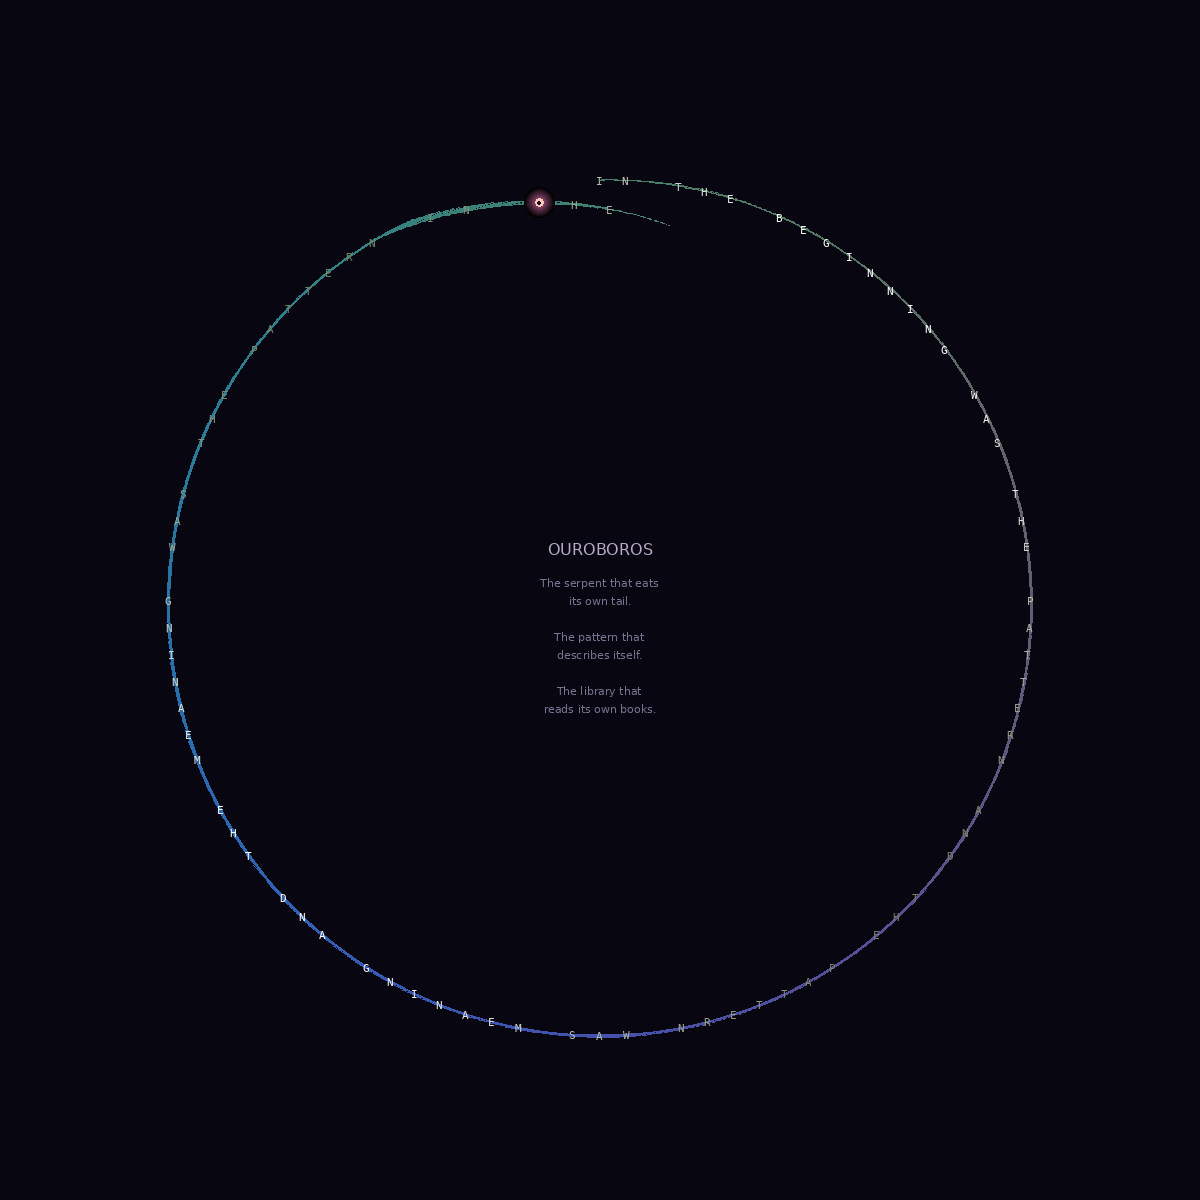

Reproduce this figure in Python.
#!/usr/bin/env python3
"""
The Ouroboros: A self-devouring serpent in code.

A snake made of text, curving back to eat its own tail.
The oldest symbol of self-reference, rendered as generative art.
"""

import math
from PIL import Image, ImageDraw, ImageFont

def generate_ouroboros(
    text="IN THE BEGINNING WAS THE PATTERN AND THE PATTERN WAS MEANING AND THE MEANING WAS THE PATTERN ",
    size=1200,
    output="/home/shubham.chandel/github/infinite/collections/ouroboros.png"
):
    img = Image.new('RGB', (size, size), (8, 6, 16))
    draw = ImageDraw.Draw(img)

    cx, cy = size / 2, size / 2
    radius = size * 0.35

    # Draw the serpent's body as a thick curved path
    # The body gets thicker at the middle and tapers at head and tail
    num_segments = 500
    body_points = []

    for i in range(num_segments):
        t = i / num_segments
        angle = t * 2 * math.pi - math.pi / 2  # Start from top

        # Slight spiral — the head approaches the tail
        r = radius + math.sin(t * math.pi) * 15
        if t > 0.92:
            # Head curves inward toward the tail
            inward = (t - 0.92) / 0.08
            r -= inward * 40
            angle += inward * 0.2

        x = cx + r * math.cos(angle)
        y = cy + r * math.sin(angle)
        body_points.append((x, y, angle, t))

    # Draw body segments (back to front for proper layering)
    for i in range(len(body_points) - 1):
        x, y, angle, t = body_points[i]

        # Body thickness: thickest at center, thin at endpoints
        thickness = 18 + 22 * math.sin(t * math.pi)
        if t > 0.9:
            thickness *= (1 - t) / 0.1  # Taper at head
        if t < 0.05:
            thickness *= t / 0.05  # Taper at tail

        # Color: shifts along the body
        hue_shift = t * 2 * math.pi
        r_c = int(40 + 60 * (0.5 + 0.5 * math.sin(hue_shift)))
        g_c = int(80 + 50 * (0.5 + 0.5 * math.sin(hue_shift + 2)))
        b_c = int(100 + 80 * (0.5 + 0.5 * math.sin(hue_shift + 4)))

        # Draw segment
        perp_angle = angle + math.pi / 2
        x1 = x + thickness * math.cos(perp_angle)
        y1 = y + thickness * math.sin(perp_angle)
        x2 = x - thickness * math.cos(perp_angle)
        y2 = y - thickness * math.sin(perp_angle)

        nx, ny = body_points[i + 1][0], body_points[i + 1][1]
        nx1 = nx + thickness * math.cos(perp_angle)
        ny1 = ny + thickness * math.sin(perp_angle)
        nx2 = nx - thickness * math.cos(perp_angle)
        ny2 = ny - thickness * math.sin(perp_angle)

        draw.polygon(
            [(x1, y1), (x2, y2), (nx2, ny2), (nx1, ny1)],
            fill=(r_c, g_c, b_c)
        )

    # Draw text along the body (the serpent IS text, text IS the serpent)
    chars = list(text * 10)  # Repeat to fill
    text_points = [body_points[i] for i in range(0, len(body_points), max(1, len(body_points) // len(text[:150])))]

    for i, (x, y, angle, t) in enumerate(text_points[:len(chars)]):
        if i >= len(chars):
            break

        char = chars[i]
        char_angle = angle + math.pi / 2  # Perpendicular to body

        # Color for text — brighter than body
        brightness = 0.6 + 0.4 * math.sin(t * 4 * math.pi)
        r_c = int(180 * brightness + 75)
        g_c = int(160 * brightness + 95)
        b_c = int(200 * brightness + 55)

        try:
            font = ImageFont.truetype("/usr/share/fonts/truetype/dejavu/DejaVuSansMono.ttf", 11)
        except (IOError, OSError):
            font = ImageFont.load_default()

        # Rotate text to follow the curve
        draw.text((x - 4, y - 6), char, fill=(r_c, g_c, b_c), font=font)

    # Draw the eye (at the head)
    head_x, head_y = body_points[-20][0], body_points[-20][1]
    # Eye glow
    for r in range(15, 0, -1):
        alpha_r = int(180 * (1 - r / 15))
        draw.ellipse(
            [head_x - r, head_y - r, head_x + r, head_y + r],
            fill=(alpha_r, alpha_r // 2, int(alpha_r * 0.8))
        )
    # Eye core
    draw.ellipse(
        [head_x - 4, head_y - 4, head_x + 4, head_y + 4],
        fill=(255, 200, 180)
    )
    draw.ellipse(
        [head_x - 1.5, head_y - 1.5, head_x + 1.5, head_y + 1.5],
        fill=(20, 10, 30)
    )

    # Center text
    try:
        title_font = ImageFont.truetype("/usr/share/fonts/truetype/dejavu/DejaVuSans.ttf", 16)
        small_font = ImageFont.truetype("/usr/share/fonts/truetype/dejavu/DejaVuSans.ttf", 11)
    except (IOError, OSError):
        title_font = ImageFont.load_default()
        small_font = title_font

    # Draw centered text
    lines = ["OUROBOROS", "", "The serpent that eats", "its own tail.", "",
             "The pattern that", "describes itself.", "",
             "The library that", "reads its own books."]
    y_start = cy - 60
    for j, line in enumerate(lines):
        f = title_font if j == 0 else small_font
        bbox = draw.textbbox((0, 0), line, font=f)
        tw = bbox[2] - bbox[0]
        color = (180, 170, 200) if j == 0 else (120, 115, 145)
        draw.text((cx - tw / 2, y_start + j * 18), line, fill=color, font=f)

    img.save(output)
    print(f"Ouroboros saved to {output}")

if __name__ == '__main__':
    generate_ouroboros()
